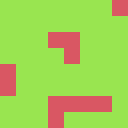

This is a level from a 2D game, rendered from its Tiled map with the project's own tilesets. A one-line summary and the complete map file follow:
An orthogonal 8x8 tile map with 16x16 px tiles, 1 tile layer (Tile Layer 1).

<map version="1.0" tiledversion="1.1.6" orientation="orthogonal" renderorder="right-down" width="8" height="8" tilewidth="16" tileheight="16" infinite="0" nextobjectid="1">
 <tileset firstgid="1" source="map-tileset.tsx" />
 <layer name="Tile Layer 1" width="8" height="8">
  <data encoding="csv">
2,2,2,2,2,2,2,3,
2,2,2,2,2,2,2,2,
2,2,2,3,3,2,2,2,
2,2,2,2,3,2,2,2,
3,2,2,2,2,2,2,2,
3,2,2,2,2,2,2,2,
2,2,2,3,3,3,3,2,
2,2,2,3,2,2,2,2
</data>
 </layer>
</map>